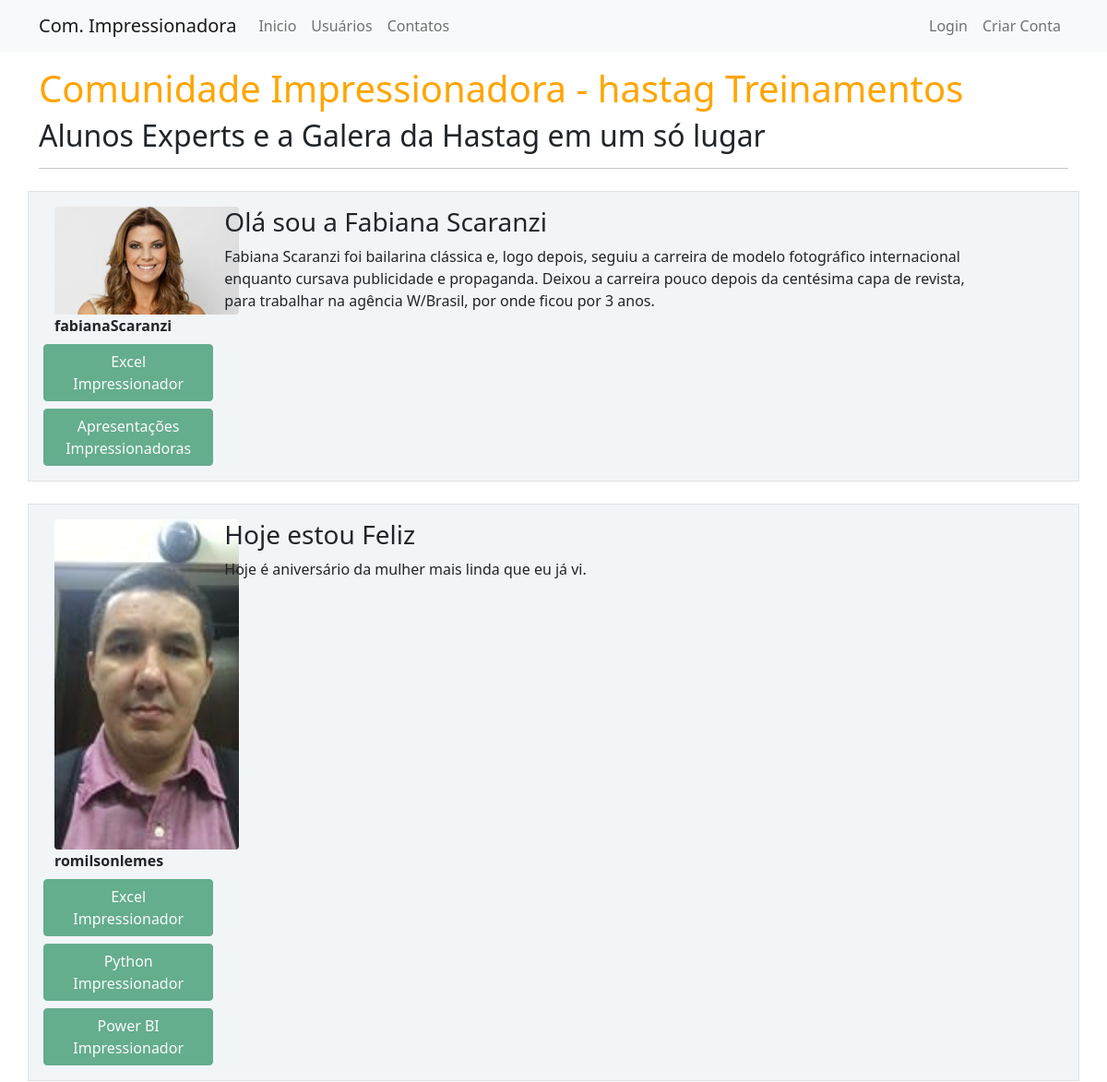
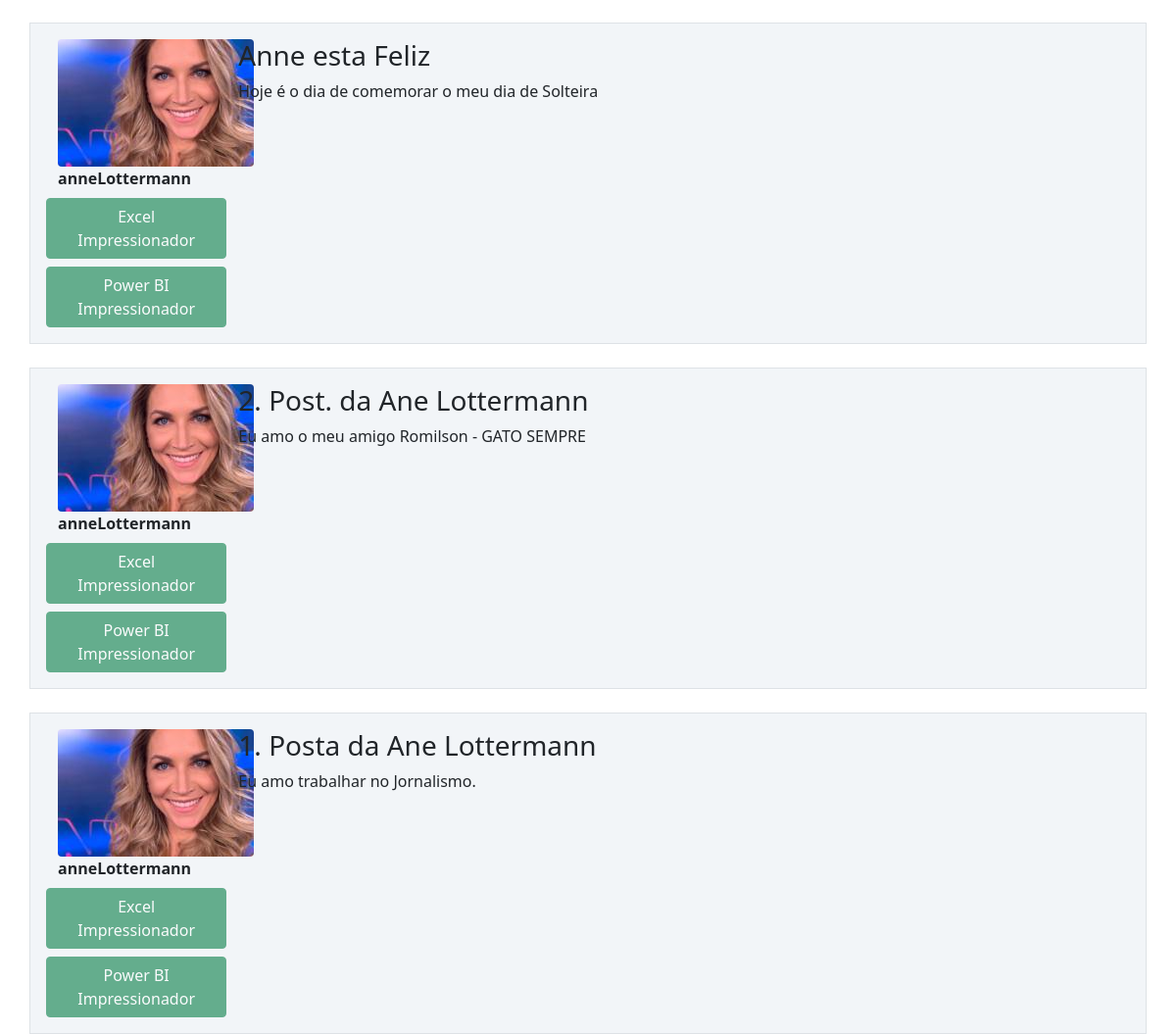
The page / on the database its author committed (2 pictures, top to bottom).
### comunidadeimpressionadora/models.py (models this page shows)
class Post(database.Model):
    id = database.Column(database.Integer, primary_key=True)
    titulo = database.Column(database.String, nullable=False)
    corpo = database.Column(database.Text, nullable=False)
    data_criacao = database.Column(database.DateTime, nullable=False, default=datetime.utcnow)
    id_usuario = database.Column(database.Integer, database.ForeignKey('usuario.id'), nullable=False)

class Usuario(database.Model, UserMixin):
    id = database.Column(database.Integer, primary_key=True)
    username = database.Column(database.String, nullable=False)
    email = database.Column(database.String, nullable=False, unique=True)
    senha = database.Column(database.String, nullable=False)
    foto_perfil = database.Column(database.String, default='default.jpg')
    posts = database.relationship('Post', backref='autor', lazy=True)
    cursos = database.Column(database.String, nullable=False, default='Não Informado')

### comunidadeimpressionadora/routes.py (the view)
@app.route('/')
def home():
    posts = Post.query.order_by(Post.id.desc()) # ordernar os registros pela Ordem Decrente
    return render_template('home.html', posts=posts)

### comunidadeimpressionadora/templates/home.html
{% extends 'base.html' %}
{% block body %}
    <div class="container mt-3">
        <h1 style="color: orange">Comunidade Impressionadora - hastag Treinamentos</h1>
        <h2>Alunos Experts e a Galera da Hastag em um só lugar</h2>
        <hr>
        {% for post in posts %}
            <div class="row border mt-4 p-3 meupost">
                <div class="col col-2">
                    <div class="image pe-2"> <img src="{{  url_for('static', filename='fotos_perfil/{}'.format(post.autor.foto_perfil)) }}" class="rounded" width="200"> </div>
                    <strong>{{ post.autor.username }}</strong>
                      {% if 'Não Informado' not in post.autor.cursos %}
                              <div class="row justify-content-center">
                                  {% for curso in post.autor.cursos.split(';') %}
                                        <button type="button" class="btn btn-success mt-2" disabled>{{ curso }}</button>
                                  {% endfor %}
                              </div>
                      {% endif %}
                </div>
                <div class="col col-9">
                    <h3>{{ post.titulo }}</h3>
                    <p>{{ post.corpo }}</p>
                </div>
            </div>
        {% endfor %}
    </div>
{% endblock %}

### comunidadeimpressionadora/templates/base.html (shortened to what this page needs)
<!DOCTYPE html>
<html lang="pt-BR">
<head>
    <link href="https://cdn.jsdelivr.net/npm/bootstrap@5.1.3/dist/css/bootstrap.min.css" rel="stylesheet">
    <link rel="stylesheet" type="text/css" href="{{ url_for('static', filename='main.css') }}">
</head>
<body>
    {% include 'navbar.html' %}
    {% block body %}
    {% endblock %}
</body>
</html>

### comunidadeimpressionadora/templates/navbar.html
<nav class="navbar navbar-expand-lg navbar-light bg-light">
  <div class="container-fluid container">
    <a class="navbar-brand" href="#">Com. Impressionadora</a>
    <div class="collapse navbar-collapse" id="navbarSupportedContent">
      <ul class="navbar-nav me-auto mb-2 mb-lg-0">
          <li class="nav-item">
            <a class="nav-link" aria-current="page" href="/">Inicio</a>
          </li>
          <li class="nav-item">
            <a class="nav-link" href="{{ url_for ('usuarios') }}">Usuários</a>
          </li>
          <li class="nav-item">
            <a class="nav-link" href="{{ url_for ('contato') }}">Contatos</a>
          </li>
      </ul>
      <ul class="d-flex navbar-nav">
          {% if current_user.is_authenticated %}
              <li class="nav-item">
                  <a class="nav-link" href="{{ url_for ('criar_post') }}">Criar Postl</a>
              </li>
              <li class="nav-item">
                <a class="nav-link" href="{{ url_for ('perfil') }}">Meu Perfil</a>
              </li>
              <li class="nav-item">
                <a class="nav-link" href="{{ url_for ('sair') }}">Sair</a>
              </li>
          {% else %}
          <li class="nav-item">
            <a class="nav-link" href="{{ url_for ('login') }}">Login</a>
          </li>
          {% endif %}
          <li class="nav-item">
            <a class="nav-link" href="{{ url_for ('login') }}">Criar Conta</a>
          </li>
      </ul>
    </div>
  </div>
</nav>

### comunidadeimpressionadora/static/main.css (style rules this page uses)
.meupost { background: #f2f5f8 !important; }

### rows shown on the page
Post: foto_perfil (picture), autor.username "fabianaScaranzi", curso "Excel Impressionador" "Apresentações Impressionadoras", titulo "Olá sou a Fabiana Scaranzi", corpo "Fabiana Scaranzi foi bailarina clássica e, logo depois, seguiu a carreira de modelo fotográfico internacional enquanto cursava publicidade e propaganda. Deixou a carreira pouco depois da centésima capa de revista, para trabalhar na agência W/Brasil, por onde ficou por 3 anos."
Post: foto_perfil (picture), autor.username "romilsonlemes", curso "Excel Impressionador" "Python Impressionador" "Power BI Impressionador", titulo "Hoje estou Feliz", corpo "Hoje é aniversário da mulher mais linda que eu já vi."
Post: foto_perfil (picture), autor.username "anneLottermann", curso "Excel Impressionador" "Power BI Impressionador", titulo "Anne esta Feliz", corpo "Hoje é o dia de comemorar o meu dia de Solteira"
Post: foto_perfil (picture), autor.username "anneLottermann", curso "Excel Impressionador" "Power BI Impressionador", titulo "2. Post. da Ane Lottermann", corpo "Eu amo o meu amigo Romilson - GATO SEMPRE"
Post: foto_perfil (picture), autor.username "anneLottermann", curso "Excel Impressionador" "Power BI Impressionador", titulo "1. Posta da Ane Lottermann", corpo "Eu amo trabalhar no Jornalismo."
